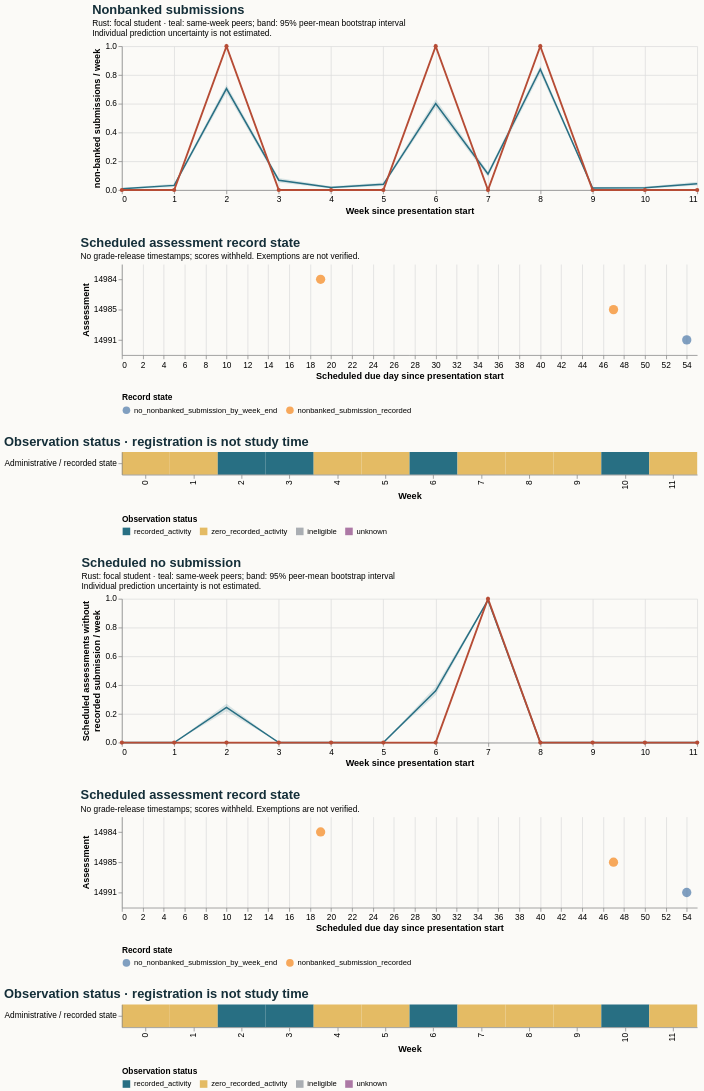

This figure's Vega-Lite source:
### Vega-Lite specification from a JSON file in a GitHub repository (floating-point values rounded to 4 significant figures)
{"$schema": "https://vega.github.io/schema/vega-lite/v5.20.1.json", "config": {"axis": {"labelFontSize": 11, "titleFontSize": 12}, "background": "#fbfaf7", "font": "sans-serif", "title": {"anchor": "start", "color": "#142e38", "fontSize": 17, "subtitleFontSize": 11}, "view": {"continuousHeight": 300, "continuousWidth": 300, "stroke": null}}, "datasets": {"data-3edcb1b7734312d925c40e89395362f7": [{"end_day": 6, "focal_value": 0.0, "peer_ci_high": 0.01331, "peer_ci_low": 0.002662, "peer_mean": 0.007986, "peer_observations": 1127, "peer_people": 1127, "reference": "course", "unit": "non-banked submissions / week", "week": 0}, {"end_day": 13, "focal_value": 0.0, "peer_ci_high": 0.04282, "peer_ci_low": 0.02141, "peer_mean": 0.03211, "peer_observations": 1121, "peer_people": 1121, "reference": "course", "unit": "non-banked submissions / week", "week": 1}, {"end_day": 20, "focal_value": 1.0, "peer_ci_high": 0.7312, "peer_ci_low": 0.6755, "peer_mean": 0.705, "peer_observations": 1105, "peer_people": 1105, "reference": "course", "unit": "non-banked submissions / week", "week": 2}, {"end_day": 27, "focal_value": 0.0, "peer_ci_high": 0.08336, "peer_ci_low": 0.05282, "peer_mean": 0.06831, "peer_observations": 1098, "peer_people": 1098, "reference": "course", "unit": "non-banked submissions / week", "week": 3}, {"end_day": 34, "focal_value": 0.0, "peer_ci_high": 0.02535, "peer_ci_low": 0.01033, "peer_mean": 0.01784, "peer_observations": 1065, "peer_people": 1065, "reference": "course", "unit": "non-banked submissions / week", "week": 4}, {"end_day": 41, "focal_value": 0.0, "peer_ci_high": 0.05198, "peer_ci_low": 0.02741, "peer_mean": 0.0397, "peer_observations": 1058, "peer_people": 1058, "reference": "course", "unit": "non-banked submissions / week", "week": 5}, {"end_day": 48, "focal_value": 1.0, "peer_ci_high": 0.631, "peer_ci_low": 0.5733, "peer_mean": 0.601, "peer_observations": 1050, "peer_people": 1050, "reference": "course", "unit": "non-banked submissions / week", "week": 6}, {"end_day": 55, "focal_value": 0.0, "peer_ci_high": 0.1291, "peer_ci_low": 0.09284, "peer_mean": 0.1112, "peer_observations": 1034, "peer_people": 1034, "reference": "course", "unit": "non-banked submissions / week", "week": 7}, {"end_day": 62, "focal_value": 1.0, "peer_ci_high": 0.8643, "peer_ci_low": 0.81, "peer_mean": 0.8398, "peer_observations": 1024, "peer_people": 1024, "reference": "course", "unit": "non-banked submissions / week", "week": 8}, {"end_day": 69, "focal_value": 0.0, "peer_ci_high": 0.02085, "peer_ci_low": 0.007944, "peer_mean": 0.0139, "peer_observations": 1007, "peer_people": 1007, "reference": "course", "unit": "non-banked submissions / week", "week": 9}, {"end_day": 76, "focal_value": 0.0, "peer_ci_high": 0.02298, "peer_ci_low": 0.007992, "peer_mean": 0.01499, "peer_observations": 1001, "peer_people": 1001, "reference": "course", "unit": "non-banked submissions / week", "week": 10}, {"end_day": 83, "focal_value": 0.0, "peer_ci_high": 0.05723, "peer_ci_low": 0.03112, "peer_mean": 0.04317, "peer_observations": 996, "peer_people": 996, "reference": "course", "unit": "non-banked submissions / week", "week": 11}], "data-49ba2fca57b8e54945114a5e152ee73b": [{"eligible_days": 7.0, "end_day": 6, "logging_completeness": "unknown", "observation_status": "zero_recorded_activity", "row": "Administrative / recorded state", "score_status": "withheld_release_time_unknown", "start_day": 0, "value": 0.0, "week": 0}, {"eligible_days": 7.0, "end_day": 13, "logging_completeness": "unknown", "observation_status": "zero_recorded_activity", "row": "Administrative / recorded state", "score_status": "withheld_release_time_unknown", "start_day": 7, "value": 0.0, "week": 1}, {"eligible_days": 7.0, "end_day": 20, "logging_completeness": "unknown", "observation_status": "recorded_activity", "row": "Administrative / recorded state", "score_status": "withheld_release_time_unknown", "start_day": 14, "value": 0.0, "week": 2}, {"eligible_days": 7.0, "end_day": 27, "logging_completeness": "unknown", "observation_status": "recorded_activity", "row": "Administrative / recorded state", "score_status": "withheld_release_time_unknown", "start_day": 21, "value": 0.0, "week": 3}, {"eligible_days": 7.0, "end_day": 34, "logging_completeness": "unknown", "observation_status": "zero_recorded_activity", "row": "Administrative / recorded state", "score_status": "withheld_release_time_unknown", "start_day": 28, "value": 0.0, "week": 4}, {"eligible_days": 7.0, "end_day": 41, "logging_completeness": "unknown", "observation_status": "zero_recorded_activity", "row": "Administrative / recorded state", "score_status": "withheld_release_time_unknown", "start_day": 35, "value": 0.0, "week": 5}, {"eligible_days": 7.0, "end_day": 48, "logging_completeness": "unknown", "observation_status": "recorded_activity", "row": "Administrative / recorded state", "score_status": "withheld_release_time_unknown", "start_day": 42, "value": 0.0, "week": 6}, {"eligible_days": 7.0, "end_day": 55, "logging_completeness": "unknown", "observation_status": "zero_recorded_activity", "row": "Administrative / recorded state", "score_status": "withheld_release_time_unknown", "start_day": 49, "value": 1.0, "week": 7}, {"eligible_days": 7.0, "end_day": 62, "logging_completeness": "unknown", "observation_status": "zero_recorded_activity", "row": "Administrative / recorded state", "score_status": "withheld_release_time_unknown", "start_day": 56, "value": 0.0, "week": 8}, {"eligible_days": 7.0, "end_day": 69, "logging_completeness": "unknown", "observation_status": "zero_recorded_activity", "row": "Administrative / recorded state", "score_status": "withheld_release_time_unknown", "start_day": 63, "value": 0.0, "week": 9}, {"eligible_days": 7.0, "end_day": 76, "logging_completeness": "unknown", "observation_status": "recorded_activity", "row": "Administrative / recorded state", "score_status": "withheld_release_time_unknown", "start_day": 70, "value": 0.0, "week": 10}, {"eligible_days": 7.0, "end_day": 83, "logging_completeness": "unknown", "observation_status": "zero_recorded_activity", "row": "Administrative / recorded state", "score_status": "withheld_release_time_unknown", "start_day": 77, "value": 0.0, "week": 11}], "data-87e8d187c56da9f46b9ad54243ce9d7b": [{"end_day": 6, "focal_value": 0.0, "peer_ci_high": 0.0, "peer_ci_low": 0.0, "peer_mean": 0.0, "peer_observations": 1127, "peer_people": 1127, "reference": "course", "unit": "scheduled assessments without recorded submission / week", "week": 0}, {"end_day": 13, "focal_value": 0.0, "peer_ci_high": 0.0, "peer_ci_low": 0.0, "peer_mean": 0.0, "peer_observations": 1121, "peer_people": 1121, "reference": "course", "unit": "scheduled assessments without recorded submission / week", "week": 1}, {"end_day": 20, "focal_value": 0.0, "peer_ci_high": 0.2702, "peer_ci_low": 0.2176, "peer_mean": 0.2443, "peer_observations": 1105, "peer_people": 1105, "reference": "course", "unit": "scheduled assessments without recorded submission / week", "week": 2}, {"end_day": 27, "focal_value": 0.0, "peer_ci_high": 0.0, "peer_ci_low": 0.0, "peer_mean": 0.0, "peer_observations": 1098, "peer_people": 1098, "reference": "course", "unit": "scheduled assessments without recorded submission / week", "week": 3}, {"end_day": 34, "focal_value": 0.0, "peer_ci_high": 0.0, "peer_ci_low": 0.0, "peer_mean": 0.0, "peer_observations": 1065, "peer_people": 1065, "reference": "course", "unit": "scheduled assessments without recorded submission / week", "week": 4}, {"end_day": 41, "focal_value": 0.0, "peer_ci_high": 0.0, "peer_ci_low": 0.0, "peer_mean": 0.0, "peer_observations": 1058, "peer_people": 1058, "reference": "course", "unit": "scheduled assessments without recorded submission / week", "week": 5}, {"end_day": 48, "focal_value": 0.0, "peer_ci_high": 0.391, "peer_ci_low": 0.3309, "peer_mean": 0.36, "peer_observations": 1050, "peer_people": 1050, "reference": "course", "unit": "scheduled assessments without recorded submission / week", "week": 6}, {"end_day": 55, "focal_value": 1.0, "peer_ci_high": 0.9966, "peer_ci_low": 0.9855, "peer_mean": 0.9913, "peer_observations": 1034, "peer_people": 1034, "reference": "course", "unit": "scheduled assessments without recorded submission / week", "week": 7}, {"end_day": 62, "focal_value": 0.0, "peer_ci_high": 0.0, "peer_ci_low": 0.0, "peer_mean": 0.0, "peer_observations": 1024, "peer_people": 1024, "reference": "course", "unit": "scheduled assessments without recorded submission / week", "week": 8}, {"end_day": 69, "focal_value": 0.0, "peer_ci_high": 0.0, "peer_ci_low": 0.0, "peer_mean": 0.0, "peer_observations": 1007, "peer_people": 1007, "reference": "course", "unit": "scheduled assessments without recorded submission / week", "week": 9}, {"end_day": 76, "focal_value": 0.0, "peer_ci_high": 0.0, "peer_ci_low": 0.0, "peer_mean": 0.0, "peer_observations": 1001, "peer_people": 1001, "reference": "course", "unit": "scheduled assessments without recorded submission / week", "week": 10}, {"end_day": 83, "focal_value": 0.0, "peer_ci_high": 0.0, "peer_ci_low": 0.0, "peer_mean": 0.0, "peer_observations": 996, "peer_people": 996, "reference": "course", "unit": "scheduled assessments without recorded submission / week", "week": 11}], "data-b2417af397d571e78a576d0cc0cf7eb3": [{"eligible_days": 7.0, "end_day": 6, "logging_completeness": "unknown", "observation_status": "zero_recorded_activity", "row": "Administrative / recorded state", "score_status": "withheld_release_time_unknown", "start_day": 0, "value": 0.0, "week": 0}, {"eligible_days": 7.0, "end_day": 13, "logging_completeness": "unknown", "observation_status": "zero_recorded_activity", "row": "Administrative / recorded state", "score_status": "withheld_release_time_unknown", "start_day": 7, "value": 0.0, "week": 1}, {"eligible_days": 7.0, "end_day": 20, "logging_completeness": "unknown", "observation_status": "recorded_activity", "row": "Administrative / recorded state", "score_status": "withheld_release_time_unknown", "start_day": 14, "value": 1.0, "week": 2}, {"eligible_days": 7.0, "end_day": 27, "logging_completeness": "unknown", "observation_status": "recorded_activity", "row": "Administrative / recorded state", "score_status": "withheld_release_time_unknown", "start_day": 21, "value": 0.0, "week": 3}, {"eligible_days": 7.0, "end_day": 34, "logging_completeness": "unknown", "observation_status": "zero_recorded_activity", "row": "Administrative / recorded state", "score_status": "withheld_release_time_unknown", "start_day": 28, "value": 0.0, "week": 4}, {"eligible_days": 7.0, "end_day": 41, "logging_completeness": "unknown", "observation_status": "zero_recorded_activity", "row": "Administrative / recorded state", "score_status": "withheld_release_time_unknown", "start_day": 35, "value": 0.0, "week": 5}, {"eligible_days": 7.0, "end_day": 48, "logging_completeness": "unknown", "observation_status": "recorded_activity", "row": "Administrative / recorded state", "score_status": "withheld_release_time_unknown", "start_day": 42, "value": 1.0, "week": 6}, {"eligible_days": 7.0, "end_day": 55, "logging_completeness": "unknown", "observation_status": "zero_recorded_activity", "row": "Administrative / recorded state", "score_status": "withheld_release_time_unknown", "start_day": 49, "value": 0.0, "week": 7}, {"eligible_days": 7.0, "end_day": 62, "logging_completeness": "unknown", "observation_status": "zero_recorded_activity", "row": "Administrative / recorded state", "score_status": "withheld_release_time_unknown", "start_day": 56, "value": 1.0, "week": 8}, {"eligible_days": 7.0, "end_day": 69, "logging_completeness": "unknown", "observation_status": "zero_recorded_activity", "row": "Administrative / recorded state", "score_status": "withheld_release_time_unknown", "start_day": 63, "value": 0.0, "week": 9}, {"eligible_days": 7.0, "end_day": 76, "logging_completeness": "unknown", "observation_status": "recorded_activity", "row": "Administrative / recorded state", "score_status": "withheld_release_time_unknown", "start_day": 70, "value": 0.0, "week": 10}, {"eligible_days": 7.0, "end_day": 83, "logging_completeness": "unknown", "observation_status": "zero_recorded_activity", "row": "Administrative / recorded state", "score_status": "withheld_release_time_unknown", "start_day": 77, "value": 0.0, "week": 11}], "data-bf97bc26d458f46d71c764833c16117b": [{"as_of_day": 20, "assessment_id": 14984, "course": "BBB_2013B", "due_day": 19, "person_id": 531427, "score_status": "withheld_release_time_unknown", "state": "nonbanked_submission_recorded", "week": 2}, {"as_of_day": 48, "assessment_id": 14985, "course": "BBB_2013B", "due_day": 47, "person_id": 531427, "score_status": "withheld_release_time_unknown", "state": "nonbanked_submission_recorded", "week": 6}, {"as_of_day": 55, "assessment_id": 14991, "course": "BBB_2013B", "due_day": 54, "person_id": 531427, "score_status": "withheld_release_time_unknown", "state": "no_nonbanked_submission_by_week_end", "week": 7}]}, "resolve": {"scale": {"color": "independent"}}, "spacing": 28, "vconcat": [{"data": {"name": "data-3edcb1b7734312d925c40e89395362f7"}, "height": 190, "layer": [{"encoding": {"x": {"axis": {"tickMinStep": 1}, "field": "week", "title": "Week since presentation start", "type": "quantitative"}, "y": {"field": "peer_ci_low", "scale": {"zero": true}, "title": "non-banked submissions / week", "type": "quantitative"}, "y2": {"field": "peer_ci_high"}}, "mark": {"color": "#286f83", "opacity": 0.16, "type": "area"}}, {"encoding": {"tooltip": [{"field": "week", "type": "quantitative"}, {"field": "peer_mean", "type": "quantitative"}, {"field": "peer_people", "type": "quantitative"}, {"field": "peer_observations", "type": "quantitative"}], "x": {"field": "week", "type": "quantitative"}, "y": {"field": "peer_mean", "type": "quantitative"}}, "mark": {"color": "#286f83", "strokeWidth": 2, "type": "line"}}, {"encoding": {"tooltip": [{"field": "week", "type": "quantitative"}, {"field": "focal_value", "type": "quantitative"}], "x": {"field": "week", "type": "quantitative"}, "y": {"field": "focal_value", "type": "quantitative"}}, "mark": {"color": "#b64c35", "point": {"color": "#b64c35"}, "strokeWidth": 2.5, "type": "line"}}], "title": {"subtitle": ["Rust: focal student · teal: same-week peers; band: 95% peer-mean bootstrap interval", "Individual prediction uncertainty is not estimated."], "text": "Nonbanked submissions"}, "width": 760}, {"data": {"name": "data-bf97bc26d458f46d71c764833c16117b"}, "encoding": {"color": {"field": "state", "legend": {"labelLimit": 400, "orient": "bottom"}, "title": "Record state", "type": "nominal"}, "tooltip": [{"field": "assessment_id", "type": "quantitative"}, {"field": "due_day", "type": "quantitative"}, {"field": "as_of_day", "type": "quantitative"}, {"field": "state", "type": "nominal"}, {"field": "score_status", "type": "nominal"}], "x": {"field": "due_day", "title": "Scheduled due day since presentation start", "type": "quantitative"}, "y": {"field": "assessment_id", "title": "Assessment", "type": "nominal"}}, "height": 120, "mark": {"filled": true, "size": 150, "type": "point"}, "title": {"subtitle": "No grade-release timestamps; scores withheld. Exemptions are not verified.", "text": "Scheduled assessment record state"}, "width": 760}, {"data": {"name": "data-b2417af397d571e78a576d0cc0cf7eb3"}, "encoding": {"color": {"field": "observation_status", "legend": {"labelLimit": 260, "orient": "bottom"}, "scale": {"domain": ["recorded_activity", "zero_recorded_activity", "ineligible", "unknown"], "range": ["#286f83", "#e4bb64", "#aaaeb3", "#ac78a5"]}, "title": "Observation status", "type": "nominal"}, "tooltip": [{"field": "week", "type": "quantitative"}, {"field": "eligible_days", "type": "quantitative"}, {"field": "observation_status", "type": "nominal"}, {"field": "logging_completeness", "type": "nominal"}], "x": {"field": "week", "title": "Week", "type": "ordinal"}, "y": {"field": "row", "title": null, "type": "nominal"}}, "height": 30, "mark": {"type": "rect"}, "title": "Observation status · registration is not study time", "width": 760}, {"data": {"name": "data-87e8d187c56da9f46b9ad54243ce9d7b"}, "height": 190, "layer": [{"encoding": {"x": {"axis": {"tickMinStep": 1}, "field": "week", "title": "Week since presentation start", "type": "quantitative"}, "y": {"field": "peer_ci_low", "scale": {"zero": true}, "title": ["Scheduled assessments without", "recorded submission / week"], "type": "quantitative"}, "y2": {"field": "peer_ci_high"}}, "mark": {"color": "#286f83", "opacity": 0.16, "type": "area"}}, {"encoding": {"tooltip": [{"field": "week", "type": "quantitative"}, {"field": "peer_mean", "type": "quantitative"}, {"field": "peer_people", "type": "quantitative"}, {"field": "peer_observations", "type": "quantitative"}], "x": {"field": "week", "type": "quantitative"}, "y": {"field": "peer_mean", "type": "quantitative"}}, "mark": {"color": "#286f83", "strokeWidth": 2, "type": "line"}}, {"encoding": {"tooltip": [{"field": "week", "type": "quantitative"}, {"field": "focal_value", "type": "quantitative"}], "x": {"field": "week", "type": "quantitative"}, "y": {"field": "focal_value", "type": "quantitative"}}, "mark": {"color": "#b64c35", "point": {"color": "#b64c35"}, "strokeWidth": 2.5, "type": "line"}}], "title": {"subtitle": ["Rust: focal student · teal: same-week peers; band: 95% peer-mean bootstrap interval", "Individual prediction uncertainty is not estimated."], "text": "Scheduled no submission"}, "width": 760}, {"data": {"name": "data-bf97bc26d458f46d71c764833c16117b"}, "encoding": {"color": {"field": "state", "legend": {"labelLimit": 400, "orient": "bottom"}, "title": "Record state", "type": "nominal"}, "tooltip": [{"field": "assessment_id", "type": "quantitative"}, {"field": "due_day", "type": "quantitative"}, {"field": "as_of_day", "type": "quantitative"}, {"field": "state", "type": "nominal"}, {"field": "score_status", "type": "nominal"}], "x": {"field": "due_day", "title": "Scheduled due day since presentation start", "type": "quantitative"}, "y": {"field": "assessment_id", "title": "Assessment", "type": "nominal"}}, "height": 120, "mark": {"filled": true, "size": 150, "type": "point"}, "title": {"subtitle": "No grade-release timestamps; scores withheld. Exemptions are not verified.", "text": "Scheduled assessment record state"}, "width": 760}, {"data": {"name": "data-49ba2fca57b8e54945114a5e152ee73b"}, "encoding": {"color": {"field": "observation_status", "legend": {"labelLimit": 260, "orient": "bottom"}, "scale": {"domain": ["recorded_activity", "zero_recorded_activity", "ineligible", "unknown"], "range": ["#286f83", "#e4bb64", "#aaaeb3", "#ac78a5"]}, "title": "Observation status", "type": "nominal"}, "tooltip": [{"field": "week", "type": "quantitative"}, {"field": "eligible_days", "type": "quantitative"}, {"field": "observation_status", "type": "nominal"}, {"field": "logging_completeness", "type": "nominal"}], "x": {"field": "week", "title": "Week", "type": "ordinal"}, "y": {"field": "row", "title": null, "type": "nominal"}}, "height": 30, "mark": {"type": "rect"}, "title": "Observation status · registration is not study time", "width": 760}]}
